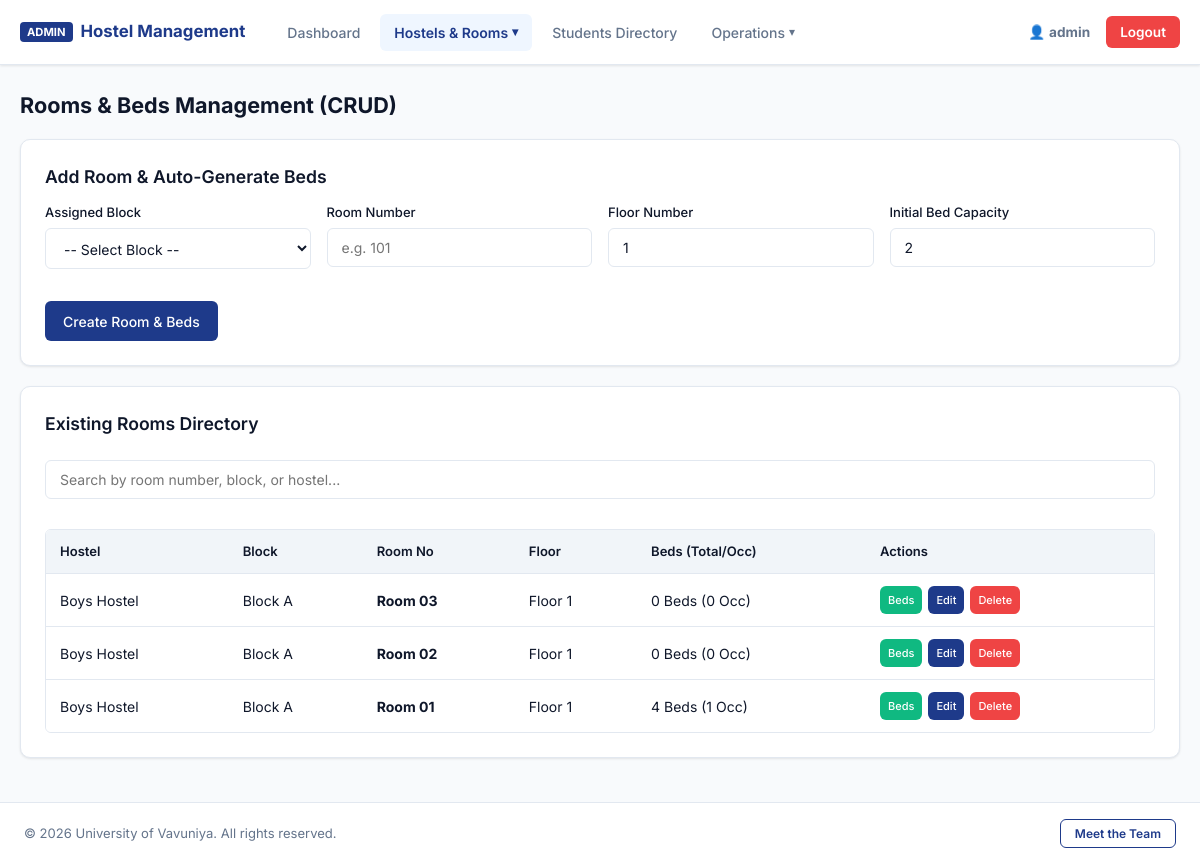
The app's page /admin/manage-rooms.php (signed in) with its own data.
### tables this page shows
CREATE TABLE `rooms` (
    `id` INT AUTO_INCREMENT PRIMARY KEY,
    `block_id` INT NOT NULL,
    `room_no` VARCHAR(20) NOT NULL,
    `floor_no` INT NOT NULL,
    `capacity` INT NOT NULL DEFAULT 2,
    FOREIGN KEY (`block_id`) REFERENCES `blocks`(`id`) ON DELETE CASCADE
);

CREATE TABLE `hostels` (
    `id` INT AUTO_INCREMENT PRIMARY KEY,
    `name` VARCHAR(100) NOT NULL,
    `gender_type` ENUM('Male', 'Female') NOT NULL
);

CREATE TABLE `blocks` (
    `id` INT AUTO_INCREMENT PRIMARY KEY,
    `hostel_id` INT NOT NULL,
    `block_name` VARCHAR(50) NOT NULL,
    FOREIGN KEY (`hostel_id`) REFERENCES `hostels`(`id`) ON DELETE CASCADE
);

### admin/manage-rooms.php (the view, shortened to what this page needs)
<?php
require_once '../config/db.php';
$editRoom = null;
$rooms = $pdo->query("
    SELECT r.*, b.block_name, h.name as hostel_name,
           (SELECT COUNT(*) FROM beds bds WHERE bds.room_id = r.id) as total_beds,
           (SELECT COUNT(*) FROM beds bds WHERE bds.room_id = r.id AND bds.is_occupied = 1) as occupied_beds
    FROM rooms r
    JOIN blocks b ON r.block_id = b.id
    JOIN hostels h ON b.hostel_id = h.id
    ORDER BY r.id DESC
")->fetchAll();
?>
<!DOCTYPE html>
<html lang="en">
<head>
    <link rel="stylesheet" href="../assets/css/style.css">
</head>
<body>
    <?php include '../includes/sidebar.php'; ?>
    <main class="admin-wrapper">
        <h2 style="font-size: 1.35rem; font-weight: 700; margin-bottom: 18px;">Rooms & Beds Management (CRUD)</h2>
        <div class="card">
            <h3><?= $editRoom ? 'Edit Room Details' : 'Add Room & Auto-Generate Beds' ?></h3>
            <form method="POST" class="form-grid-4">
                <div class="form-group">
                    <label>Assigned Block</label>
                    <select name="block_id" class="form-control" required>
                        <option value="">-- Select Block --</option>
                    </select>
                </div>
                <div class="form-group">
                    <label>Room Number</label>
                    <input type="text" name="room_no" class="form-control" placeholder="e.g. 101" value="<?= htmlspecialchars($editRoom['room_no'] ?? '') ?>" required>
                </div>
                <div class="form-group">
                    <label>Floor Number</label>
                    <input type="number" name="floor_no" class="form-control" value="<?= htmlspecialchars($editRoom['floor_no'] ?? '1') ?>" required>
                </div>
                <div class="form-group">
                    <label>Initial Bed Capacity</label>
                    <input type="number" name="capacity" class="form-control" value="<?= htmlspecialchars($editRoom['capacity'] ?? '2') ?>" min="1" max="5" <?= $editRoom ? 'readonly style="background:#f1f5f9;"' : 'required' ?>>
                </div>
                <div class="col-span-full" style="display: flex; gap: 10px;">
                    <?php if ($editRoom): ?>
                        <button type="submit" name="update_room" class="btn">Update Room</button>
                        <a href="manage-rooms.php" class="btn" style="background: var(--text-muted);">Cancel</a>
                    <?php else: ?>
                        <button type="submit" name="add_room" class="btn">Create Room & Beds</button>
                    <?php endif; ?>
                </div>
            </form>
        </div>
        <div class="card">
            <h3>Existing Rooms Directory</h3>
            <input type="text" id="roomSearch" class="form-control" placeholder="Search by room number, block, or hostel..." onkeyup="filterTable('roomSearch', 'roomTable')" style="margin: 10px 0 16px 0;">
            <div class="table-responsive">
                <table id="roomTable">
                    <thead>
                        <tr><th>Hostel</th><th>Block</th><th>Room No</th><th>Floor</th><th>Beds (Total/Occ)</th><th>Actions</th></tr>
                    </thead>
                    <tbody>
                        <?php if (count($rooms) > 0): ?>
                            <?php foreach ($rooms as $r): ?>
                            <tr>
                                <td><?= htmlspecialchars($r['hostel_name']) ?></td>
                                <td><?= htmlspecialchars($r['block_name']) ?></td>
                                <td><strong>Room <?= htmlspecialchars($r['room_no']) ?></strong></td>
                                <td>Floor <?= $r['floor_no'] ?></td>
                                <td><?= $r['total_beds'] ?> Beds (<?= $r['occupied_beds'] ?> Occ)</td>
                                <td>
                                    <div style="display: flex; gap: 6px; flex-wrap: wrap;">
                                        <a href="manage-rooms.php?manage_beds=<?= $r['id'] ?>" class="btn" style="padding: 4px 8px; font-size: 11px; min-height: 28px; background: var(--success);">Beds</a>
                                        <a href="manage-rooms.php?edit_room=<?= $r['id'] ?>" class="btn" style="padding: 4px 8px; font-size: 11px; min-height: 28px;">Edit</a>
                                        <a href="manage-rooms.php?delete_room=<?= $r['id'] ?>" class="btn btn-danger" style="padding: 4px 8px; font-size: 11px; min-height: 28px;" onclick="return confirmAction('Delete this room and its unoccupied beds?')">Delete</a>
                                    </div>
                                </td>
                            </tr>
                            <?php endforeach; ?>
                        <?php else: ?>
                            <tr><td colspan="6" style="text-align: center;">No rooms registered yet.</td></tr>
                        <?php endif; ?>
                    </tbody>
                </table>
            </div>
        </div>
    </main>
    <?php include '../includes/footer.php'; ?>
</body>
</html>

### assets/css/style.css (style rules this page uses)
:root { --primary: #1e3a8a; --primary-hover: #172554; --primary-light: #eff6ff; --bg-page: #f8fafc; --surface: #ffffff; --text-main: #0f172a; --text-muted: #64748b; --border: #e2e8f0; --border-hover: #cbd5e1; --danger: #ef4444; --danger-hover: #dc2626; --success: #10b981; --warning: #f59e0b; --radius-sm: 6px; --radius-md: 10px; --radius-lg: 14px; --shadow-sm: 0 1px 3px rgba(0,0,0,0.06), 0 1px 2px rgba(0,0,0,0.04); --shadow-md: 0 4px 6px -1px rgba(0,0,0,0.07), 0 2px 4px -2px rgba(0,0,0,0.05); }
* { margin: 0; padding: 0; box-sizing: border-box; font-family: 'Inter', system-ui, -apple-system, sans-serif; }
body { background-color: var(--bg-page); color: var(--text-main); display: flex; flex-direction: column; min-height: 100vh; line-height: 1.5; overflow-x: hidden; }
.admin-wrapper { max-width: 1200px; margin: 24px auto; padding: 0 20px; width: 100%; flex: 1; }
.card { background: var(--surface); border: 1px solid var(--border); border-radius: var(--radius-md); padding: 24px; margin-bottom: 20px; box-shadow: var(--shadow-sm); min-width: 0; max-width: 100%; box-sizing: border-box; }
.card h3 { font-size: 1.1rem; font-weight: 600; color: var(--text-main); margin-bottom: 12px; }
.form-group { margin-bottom: 16px; width: 100%; }
.form-group label { display: block; margin-bottom: 6px; font-weight: 500; font-size: 0.815rem; color: var(--text-main); }
.form-control, select.form-control, input.form-control { width: 100% !important; max-width: 100% !important; min-width: 0 !important; padding: 10px 14px; border: 1px solid var(--border); border-radius: var(--radius-sm); font-size: 0.875rem; background: #ffffff; color: var(--text-main); outline: none; transition: border-color 0.15s, box-shadow 0.15s; box-sizing: border-box !important; }
.form-grid-2, .form-grid-3, .form-grid-4 { width: 100%; }
.form-grid-2 > *, .form-grid-3 > *, .form-grid-4 > * { min-width: 0; max-width: 100%; box-sizing: border-box; }
.form-grid-4 { display: grid; grid-template-columns: repeat(4, 1fr); gap: 16px; }
.col-span-full { grid-column: 1 / -1; }
.btn { background: var(--primary); color: #ffffff; padding: 10px 18px; border: none; border-radius: var(--radius-sm); cursor: pointer; font-size: 0.875rem; font-weight: 500; text-decoration: none; display: inline-flex; align-items: center; justify-content: center; transition: background 0.15s ease; min-height: 40px; }
.btn-danger { background: var(--danger); }
.table-responsive { width: 100% !important; max-width: 100% !important; overflow-x: auto !important; -webkit-overflow-scrolling: touch; border: 1px solid var(--border); border-radius: var(--radius-sm); margin-top: 14px; display: block; }
table { width: 100%; border-collapse: separate; border-spacing: 0; background: var(--surface); min-width: 500px; }
table th { background-color: #f1f5f9; color: var(--text-main); font-weight: 600; font-size: 0.815rem; padding: 12px 14px; text-align: left; border-bottom: 1px solid var(--border); white-space: nowrap; }
table td { padding: 12px 14px; border-bottom: 1px solid var(--border); font-size: 0.875rem; color: var(--text-main); }
table tbody tr:last-child td { border-bottom: none; }
input, select, textarea { transition: border-color 0.25s ease, box-shadow 0.25s ease; }

### records on screen
rooms: hostels.name "Boys Hostel", block.block_name "Block A", room_no "03", floor_no "1", total_beds "0", occupied_beds "0"
rooms: hostels.name "Boys Hostel", block.block_name "Block A", room_no "02", floor_no "1", total_beds "0", occupied_beds "0", $r['id'] 2 (drawn)
rooms: hostels.name "Boys Hostel", block.block_name "Block A", room_no "01", floor_no "1", total_beds "4", occupied_beds "1"

### other values on screen
$_SESSION['admin_user'] "admin"
